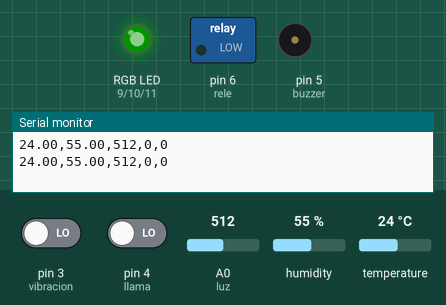
Recording of a sketch running on a simulated Arduino Uno, built with avr-gcc and run on an emulated ATmega328P. Parts: switched loads named in the sketch (green lamp = pin HIGH), an RGB LED mixed from three pins (HIGH = lit), buzzer (waves = sounding, pin HIGH), the last lines printed to the serial monitor. Inputs (shaded band) come from the test bench; at power-on: temperature 24 °C, pin 3 (vibracion) LOW, pin 4 (llama) LOW, A0 (luz) = 512, humidity 55 %. Dim RGB values are drawn brighter than linear.

Above: at 2.8 s.
2.9 s: temperature set to 28 °C
5.6 s: temperature set to 31 °C
At 6.7 s:
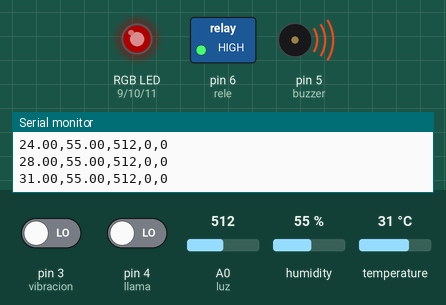
Timing chart, 0 to 8.6 s (numbered marks = the images above; inputs shaded):
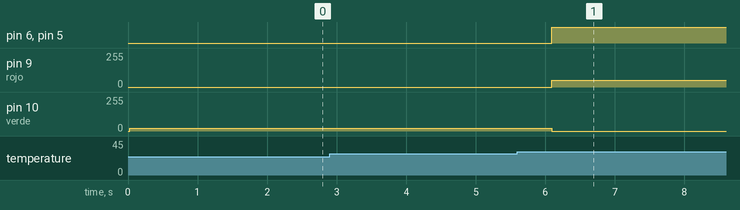

Measured:
- the behaviour switches between 29 and 30 °C on temperature (found by bisection; images 0 and 1)
- after the input at 5.6 s, pin 6 (rele), pin 5 (buzzer): LOW → HIGH after 0.50 s; pin 9 (rojo): 0/255 → 50/255 after 0.50 s; pin 10 (verde): 20/255 → 0/255 after 0.50 s

The sketch:

SENSORES-ACTUADORES.ino
```cpp
#include <DHT.h>

#define DHTPIN 2
#define DHTTYPE DHT11

DHT dht(DHTPIN, DHTTYPE);

const int luz = A0;
const int vibracion = 3;
const int llama = 4;
const int buzzer = 5;
const int rele = 6;

const int rojo = 9;
const int verde = 10;
const int azul = 11;

void setup() {
  Serial.begin(9600);
  dht.begin();

  pinMode(vibracion, INPUT);
  pinMode(llama, INPUT);
  pinMode(buzzer, OUTPUT);
  pinMode(rele, OUTPUT);

  pinMode(rojo, OUTPUT);
  pinMode(verde, OUTPUT);
  pinMode(azul, OUTPUT);
}

void loop() {

  float temp = dht.readTemperature();
  float hum = dht.readHumidity();
  int nivelLuz = analogRead(luz);
  int vib = digitalRead(vibracion);
  int fire = digitalRead(llama);

  bool alarma = false;

  if (temp >= 30 || fire == HIGH|| vib == HIGH) {
    alarma = true;
  }

  if (alarma) {
    digitalWrite(buzzer, HIGH);
    digitalWrite(rele, HIGH);

    analogWrite(rojo, 50);
    analogWrite(verde, 0);
    analogWrite(azul, 0 );
  } else {
    digitalWrite(buzzer, LOW);
    digitalWrite(rele, LOW);

    analogWrite(rojo, 0 );
    analogWrite(verde, 20);
    analogWrite(azul, 0);
  }

  // Enviar datos en formato CSV para SQL
  //Tempeartura
  Serial.print(temp);
  Serial.print(",");
  //Humedad
  Serial.print(hum);
  Serial.print(",");
  //Luz
  Serial.print(nivelLuz);
  Serial.print(",");
  //Vibracion
  Serial.print(vib);
  Serial.print(",");
  //Fuego
  Serial.println(fire);

  delay(2000);
}
```
